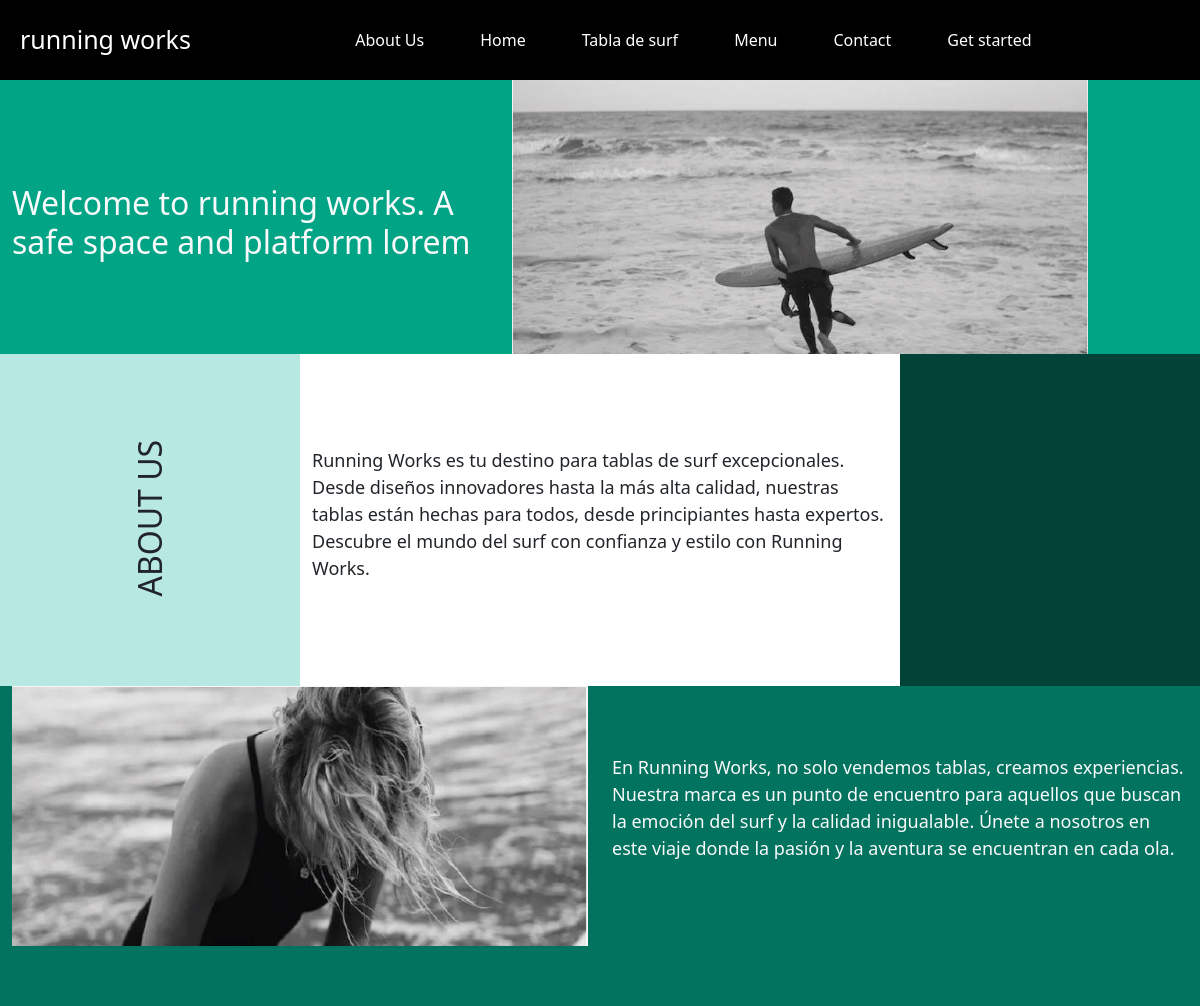
Page /about.php on the committed database.
### tables this page shows
CREATE TABLE `about` (
  `id` int(11) NOT NULL,
  `navbar_title` varchar(255) NOT NULL,
  `about_us` varchar(255) NOT NULL,
  `home` varchar(255) NOT NULL,
  `individual` varchar(255) NOT NULL,
  `archive` varchar(255) NOT NULL,
  `contact` varchar(255) NOT NULL,
  `get_started` varchar(255) NOT NULL,
  `texto_rectangulo1` text NOT NULL,
  `ruta_imagen_hombre` varchar(255) NOT NULL,
  `texto_about` text NOT NULL,
  `texto_rectangulo2` text NOT NULL,
  `ruta_imagen_mujer` varchar(255) NOT NULL,
  `texto_rectangulo3` text NOT NULL
);

### private/queries.php (called while the page is built, shortened)
<?php
function about_variables()
{
  global $db;
  $sql = "SELECT * FROM about";
  return mysqli_query($db, $sql);
}

### php/datos.php (called while the page is built, shortened)
<?php
$ruta_imagen_hombre = "imagenes/Hombre.jpg";
$ruta_imagen_mujer = "imagenes/Mujer.jpg";
$texto_rectangulo2 = "Running Works es tu destino para tablas de surf excepcionales. Desde diseños innovadores hasta la más alta calidad, nuestras tablas están hechas para todos, desde principiantes hasta expertos. Descubre el mundo del surf con confianza y estilo con Running Works.";
$texto_rectangulo3 = "En Running Works, no solo vendemos tablas, creamos experiencias. Nuestra marca es un punto de encuentro para aquellos que buscan la emoción del surf y la calidad inigualable. Únete a nosotros en este viaje donde la pasión y la aventura se encuentran en cada ola.";
$texto_about = "ABOUT US";

### about.php (the view, shortened to what this page needs)
<?php
$result = about_variables();
while ($row = mysqli_fetch_assoc($result)) {
    $navbar_title = $row["navbar_title"];
    $about_us = $row["about_us"];
    $home = $row["home"];
    $individual = $row["individual"];
    $archive = $row["archive"];
    $contact = $row["contact"];
    $get_started = $row["get_started"];
    $texto_rectangulo1 = $row["texto_rectangulo1"];
}
include (SHARED_PATH . 'aboutHeader.php');
?>
<nav class="navbar fixed-top navbar-expand-md navbar-light bg-black">
    <div class="container-fluid">
        <a class="m-2
             navbar-brand" href="index.php">
            <?php echo $navbar_title; ?>
        </a>
        <div class="collapse navbar-collapse justify-content-center" id="navbarNav">
            <ul class="navbar-nav">
                <li class="nav-item">
                    <a class="nav-link active" aria-current="page" href="about.php">
                        <?php echo $about_us; ?>
                    </a>
                </li>
                <li class="nav-item">
                    <a class="nav-link" href="index.php">
                        <?php echo $home; ?>
                    </a>
                </li>
                <li class="nav-item">
                    <a class="nav-link" href="individual.php">
                        <?php echo $individual; ?>
                    </a>
                </li>
                <li class="nav-item">
                    <a class="nav-link" href="aboutPage.php">
                        <?php echo $archive; ?>
                    </a>
                </li>
                <li class="nav-item">
                    <a class="nav-link" href="contact.php">
                        <?php echo $contact; ?>
                    </a>
                </li>
                <li class="nav-item ml-auto">
                    <a class="nav-link btn btn-transparent" href="JoinUs.php">
                        <?php echo $get_started; ?>
                    </a>
                </li>
            </ul>
        </div>
    </div>
</nav>
<div class="container-fluid mt-4">
    <div class="row">
        <div id="rect1" class="col colored-background rect1">
            <div class="row">
                <div class="col-md-5 d-flex align-items-center">
                    <div>
                        <h2 class="text-light welcome" class="welcome">
                            <?php ;
                            echo $texto_rectangulo1; ?></h2>
                    </div>
                </div>
                <div class="col-md-6 d-flex justify-content-end">
                    <img src="<?php include 'php/datos.php';
                    echo $ruta_imagen_hombre; ?>" class="img-fluid"
                        alt="Hombre">
                </div>
            </div>
        </div>
    </div>
    <div class="row">
        <div id="rect2" class="col colored-background rect2">
            <div class="row">
                <div class="col-md-3 mb-3 colored-background square1 d-flex align-items-center justify-content-center">
                    <h2 class="rotated-text"><?php ;
                    echo $texto_about; ?></h2>
                </div>
                <div
                    class="col-md-6 mb-3 colored-background rectangle d-flex align-items-center justify-content-center">
                    <p class="larger-text"><?php ;
                    echo $texto_rectangulo2; ?></p>
                </div>
                <div class="col-md-3 mb-3 colored-background square2"></div>
            </div>
        </div>
    </div>
    <div class="row">
        <div id="rect3" class="col colored-background rect3">
            <div class="row">
                <div class="col-md-6 ms-auto">
                    <img src="<?php ;
                    echo $ruta_imagen_mujer; ?>" class="img-fluid" alt="Mujer">
                </div>
                <div class="col-md-6 d-flex align-items-center">
                    <p class="text-light larger-text"><?php ;
                    echo $texto_rectangulo3; ?></p>
                </div>
            </div>
        </div>
    </div>
</div>
<?php
include (SHARED_PATH . 'footer.php');
?>

### Css/css.css (style rules this page uses)
.welcome { margin-top:9px; }
#rect1 { margin-top: 50px; background-color: #02A486; height: 35vh; }
#rect3 { background-color: #02735f; margin-top: -20px; height: 40vh; }
.rectangle { background-color: white; height: 42vh; }
.square1 { background-color: #b8e8e2; height: 42vh; }
.square2 { background-color: #014337; height: 42vh; }
.rotated-text { transform: rotate(-90deg); }
.larger-text { font-size: 18px; }
.navbar { background-color: black !important; }
.navbar-brand { color: white !important; font-size: 25px !important; }
.nav-link { color: white !important; }
.btn-transparent { border-color: white; color: white; }
.navbar-nav { display: flex; justify-content: center; }
.nav-item:not(:last-child) { margin-right: 40px; }

### rows in the picture
about: navbar_title "running works", about_us "About Us", home "Home", individual "Tabla de surf", archive "Menu", contact "Contact", get_started "Get started", texto_rectangulo1 "Welcome to running works. A safe space and platform lorem"

### other values in the picture
$texto_about "ABOUT US"
